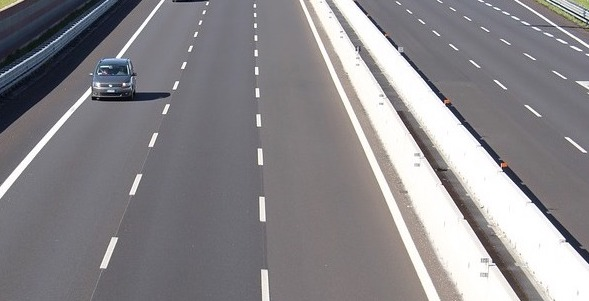
#> input picture vanishing_point/images/lanes.jpg, 589 x 301 px
$ python hough_lines.py
#> lines starting #> are read from the running program, lines starting #| are printed output that depends on the picture; after the words box and inside, x2 and y2 are one past the last pixel; in counts of white or black regions, pixels touching at a corner belong together
#> further down, img is the input picture: shape (301, 589, 3); mean B, G, R 138.2, 134.8, 137.2
# https://learnopencv.com/hough-transform-with-opencv-c-python/

import cv2
import numpy as np


def onTrackbarChange(max_slider):
#> called with max_slider = 500
	global img
	global dst
	global gray

	dst = np.copy(img)

	# threshold T1 for strong edges and a threshold T2 for weak edges.
	th1 = max_slider
	th2 = th1 * 0.4
	edges = cv2.Canny(img, th1, th2)
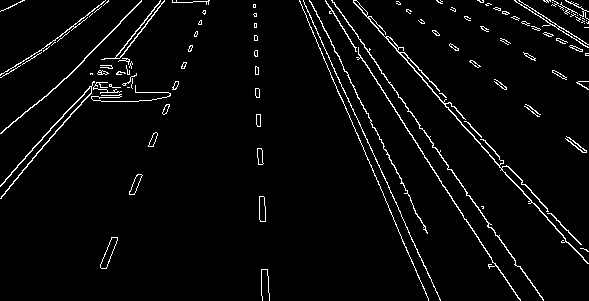
#> edges: shape (301, 589); 3.6% white in thin lines or dots

	# Apply probabilistic hough line transform
	lines = cv2.HoughLinesP(edges, 2, np.pi/180.0, 50, minLineLength=10, maxLineGap=100)
#> lines = 50 rows, first 6: [331, 0, 517, 266], [325, 1, 517, 297], [0, 185, 154, 14], [353, 0, 587, 251], [439, 99, 584, 260], [309, 0, 425, 227]

	# Draw lines on the detected points
	for line in lines:
		x1, y1, x2, y2 = line[0]
		cv2.line(dst, (x1, y1), (x2, y2), (0, 0, 255), 1)
#> this loop made 50 passes
#> (x1, y1, x2, y2) on passes 1 to 12: (331, 0, 517, 266), (325, 1, 517, 297), (0, 185, 154, 14), (353, 0, 587, 251), (439, 99, 584, 260), (309, 0, 425, 227), (343, 101, 428, 300), (390, 192, 440, 300), (5, 191, 119, 60), (304, 4, 401, 214), (353, 2, 588, 263), (32, 107, 136, 6)
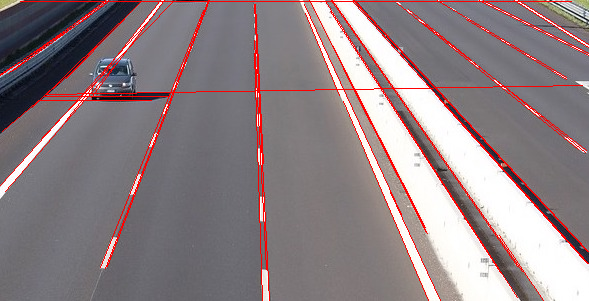
#> dst: shape (301, 589, 3); 4.79% of pixels changed, all inside (x1, y1, x2, y2) = (0, 0, 589, 301)

	cv2.imshow("Result Image", dst)
	cv2.imshow("Edges", edges)


if __name__ == "__main__":

	# Read image
	img = cv2.imread('images/lanes.jpg')

	# Create a copy for later usage
	dst = np.copy(img)

	# Convert image to gray
	gray = cv2.cvtColor(img, cv2.COLOR_BGR2GRAY)

	# Create display windows
	cv2.namedWindow("Edges")
	cv2.namedWindow("Result Image")

	# Initialize threshold value
	initThresh = 500

	# Maximum threshold value
	maxThresh = 1000

	cv2.createTrackbar("threshold", "Result Image", initThresh, maxThresh, onTrackbarChange)
	onTrackbarChange(initThresh)

	while True:
		key = cv2.waitKey(1)
#> (key Esc is pressed here)
		if key == 27:
			break

	cv2.destroyAllWindows()

$ run again, with vanishing_point/images/img1.jpg copied over vanishing_point/images/lanes.jpg
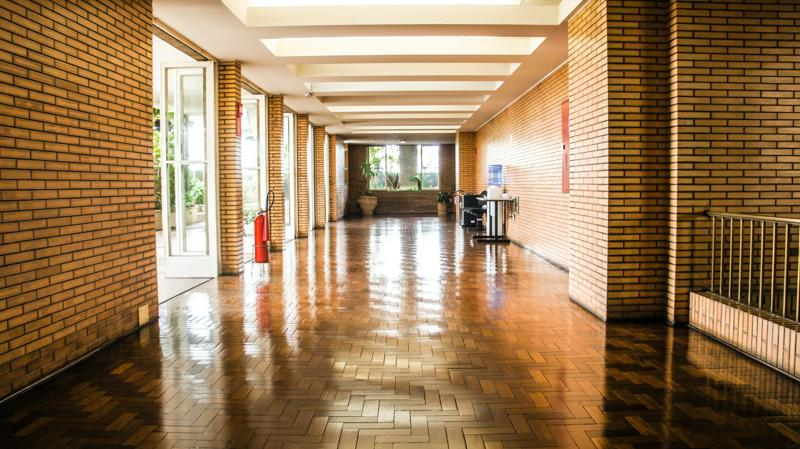
#> input picture vanishing_point/images/img1.jpg, 800 x 449 px
#> img is the input picture: shape (449, 800, 3); mean B, G, R 89.3, 124.6, 154.8
#> in onTrackbarChange, `edges = cv2.Canny(img, th1, th2)`:
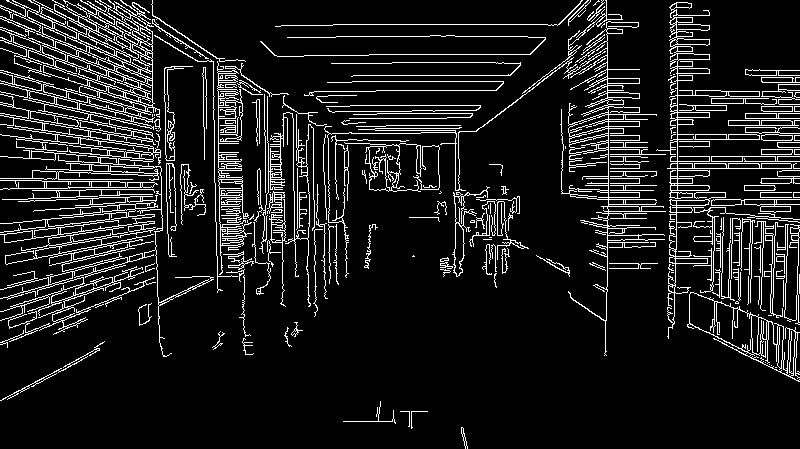
#> edges: shape (449, 800); 11% white in thin lines or dots
#> lines = 384 rows, first 6: [2, 199, 347, 199], [16, 143, 458, 143], [336, 36, 692, 36], [607, 291, 607, 19], [5, 18, 798, 261], [70, 165, 793, 165]
#> the loop in onTrackbarChange, `for line in lines:` made 384 passes
#> after the loop in onTrackbarChange, `for line in lines:`:
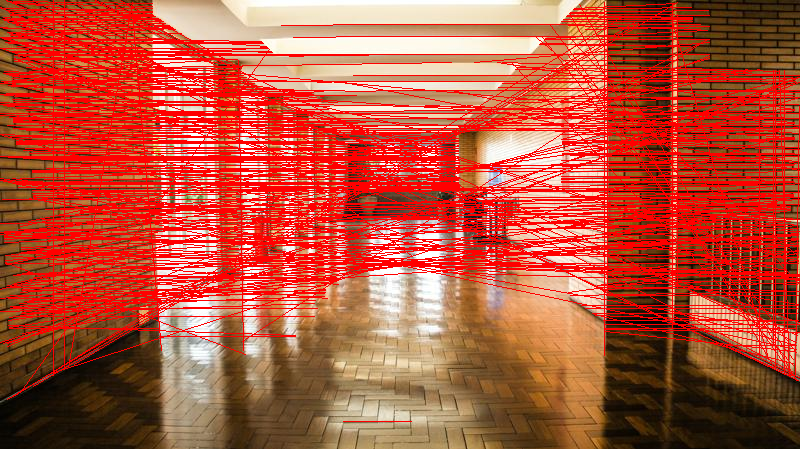
#> dst: shape (449, 800, 3); mean B, G, R 59.4, 83.2, 183.3
